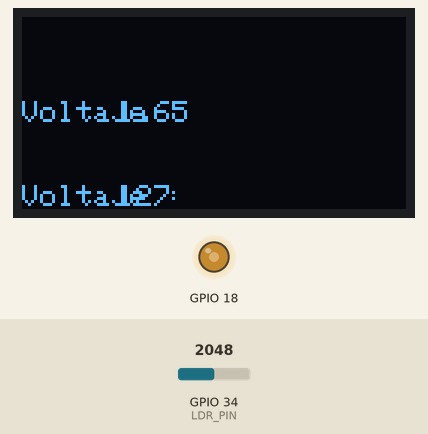
Simulated run of this program. Board: ESP32. Shown: 128×64 one-colour display, output pins drawn as LEDs (lit = HIGH). The test bench sets the inputs (shaded band); at power-on: GPIO 34 (LDR_PIN) = 2048. What the program prints to the serial monitor is not drawn.

Above: at 1.2 s.
1.3 s: GPIO 34 (LDR_PIN) set to 2866
At 2.0 s:
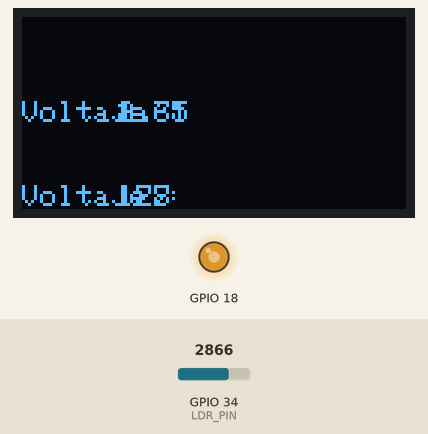
2.8 s: GPIO 34 (LDR_PIN) set to 3603
At 3.5 s:
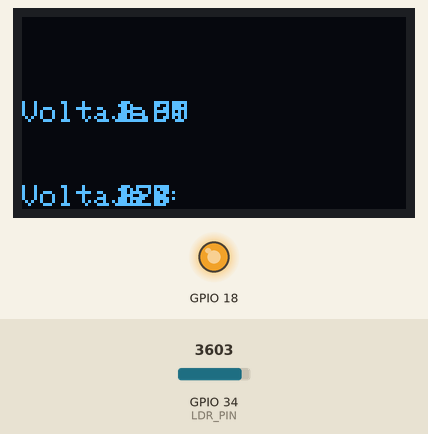
4.3 s: GPIO 34 (LDR_PIN) set to 491
At 5.2 s:
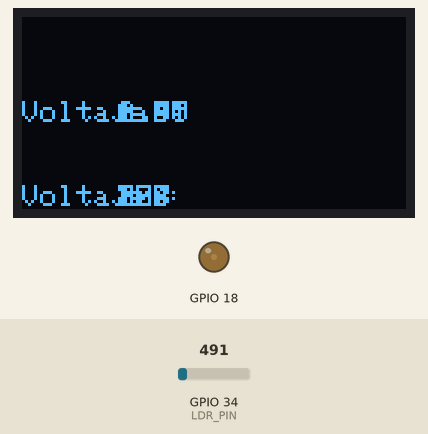
5.8 s: GPIO 34 (LDR_PIN) set to 0
At 6.5 s:
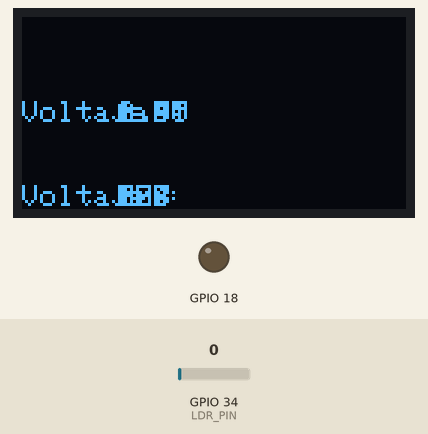
Timing chart, 0 to 8.3 s (numbered marks = the images above; inputs shaded):
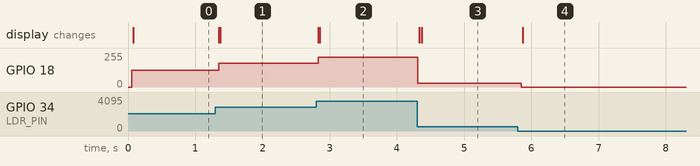

Measured:
- after the input at 1.3 s, GPIO 18: 127/255 → 177/255 after 0.05 s; the display: first changes after 0.05 s (image 1 shows a later state)
- after the input at 2.8 s, GPIO 18: 177/255 → 223/255 at once; the display: first changes at once (image 2 shows a later state)
- after the input at 4.3 s, GPIO 18: 223/255 → 30/255 at once; the display: first changes at once (image 3 shows a later state)
- after the input at 5.8 s, GPIO 18: 30/255 → 0/255 after 0.05 s; the display: changes after 0.07 s (image 4)

The program:

main.cpp
```cpp
#include <Arduino.h>
#include "OLED.h"

OLED resultados;

void setup()
{
  resultados.begin();
}

void loop()
{
  resultados.oledVoltage();
  resultados.oledPWM();
  delay(10);
}
```

DEFP.h
```cpp
#include <Arduino.h>

#define LDR_PIN 34
#define LED_PWM 18


#define SCREEN_WIDTH 128 // OLED display width, in pixels
#define SCREEN_HEIGHT 64 // OLED display height, in pixels

// Declaration for SSD1306 display connected using I2C
#define OLED_RESET     -1 // Reset pin
#define SCREEN_ADDRESS 0x3C


// ledChannel = 0;
// frequency = 5000;
// resolution = 8;

#define LED_CHANNEL 0
#define FRECUENCY 5000
#define RESOLUTION 8
```

LDR.h
```cpp
#ifndef LDR_H
#define LDR_H

#include <Arduino.h>

class LDR
{
private:
    uint32_t pin;

public:
    LDR(uint32_t _pin);
    void init();
    float readVoltage();
    uint8_t readPWM();
};

#endif
```

OLED.h
```cpp
#ifndef __OLED_H__
#define __OLED_H__

class OLED
{
public:
    OLED();
    void begin();
    void oledVoltage();
    void oledPWM();

private:
};

#endif
```

PWMLED.h
```cpp
#ifndef PWMLED_H
#define PWMLED_H

#include <Arduino.h>

class PWMLED {
public:
    PWMLED(uint8_t _pin);
    void init(uint8_t channel, uint32_t frequency, uint8_t resolution);
    void ledPWM(uint8_t pwmValue);

private:
    uint8_t pin;
    uint8_t ledChannel;
};

#endif // PWMLED_H
```

LDR.cpp
```cpp
#include "LDR.h"

LDR::LDR(uint32_t _pin)
{
    pin = _pin;
    pinMode(pin, INPUT);
}

void LDR::init()
{
}

float LDR::readVoltage()
{
    int readLDR = analogRead(pin);
    float voltage = (readLDR / 4095.0) * 3.3;
    return voltage;
}

uint8_t LDR::readPWM()
{
    int readLDR = analogRead(pin);
    uint8_t _pwmResult = map(readLDR, 0, 4095, 0, 255);
    return _pwmResult;
}
```

OLED.cpp
```cpp
#include "OLED.h"
#include "PWMLED.h"
#include "LDR.h"
#include <SPI.h>
#include <Wire.h>
#include <Adafruit_GFX.h>
#include <Adafruit_SSD1306.h>
#include "DEFP.h"

LDR myLDR(LDR_PIN);
PWMLED myLED(LED_PWM);

Adafruit_SSD1306 display(SCREEN_WIDTH, SCREEN_HEIGHT, &Wire, OLED_RESET);
// void setup()
// {
//   myLDR.init();
//   myLED.init(0, 5000, 8);
// }

// void loop()
// {
//   //  int a = map(value, fromLow, fromHigh, toLow, toHigh);
//   float volatje = myLDR.readVoltage();
//   // float pwm = myLDR.readPWM();
//   myLED.ledPWM(myLDR.readPWM());
// }

OLED::OLED()
{
}

void OLED::begin()
{
    Serial.begin(115200);
    myLDR.init();
    myLED.init(LED_CHANNEL, FRECUENCY, RESOLUTION);
    if (!display.begin(SSD1306_SWITCHCAPVCC, SCREEN_ADDRESS))
    {
        Serial.println(F("SSD1306 allocation failed"));
        for (;;)
            ; // Don't proceed, loop forever
    }
    display.clearDisplay();
}

void OLED::oledVoltage()
{

    float voltaje = myLDR.readVoltage();
    display.setTextSize(1);
    display.setTextColor(WHITE);
    display.setCursor(0, 28);
    display.println("Voltaje : ");
    display.setCursor(32, 28);
    display.println(voltaje);
    Serial.print("Voltaje: ");
    Serial.println(voltaje);
    display.display();
}

void OLED::oledPWM()
{
    uint32_t pwmValue = myLDR.readPWM();
    myLED.ledPWM(pwmValue);
    display.setTextSize(1);
    display.setTextColor(WHITE);
    display.setCursor(0, 56);
    display.println("Voltaje : ");
    display.setCursor(32, 56);
    display.println(pwmValue);
    Serial.print("PWM: ");
    Serial.println(pwmValue);
    display.display();
}
```

PWMLED.cpp
```cpp
#include "PWMLED.h"

PWMLED::PWMLED(uint8_t _pin) {
    pin = _pin;
}

void PWMLED::init(uint8_t channel, uint32_t frequency, uint8_t resolution) {
    ledChannel = channel;
    ledcSetup(ledChannel, frequency, resolution);
    ledcAttachPin(pin, ledChannel);
}

void PWMLED::ledPWM(uint8_t pwmValue) {
    ledcWrite(ledChannel, pwmValue);
}
```
